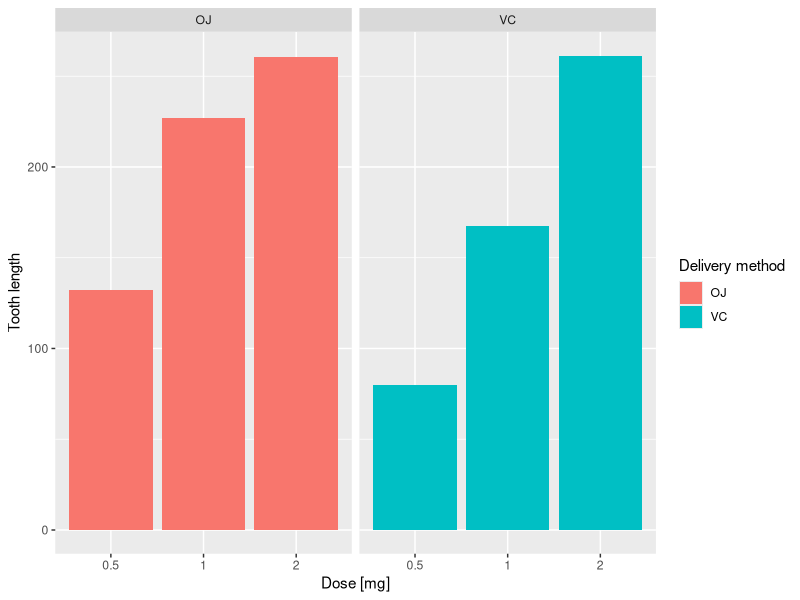
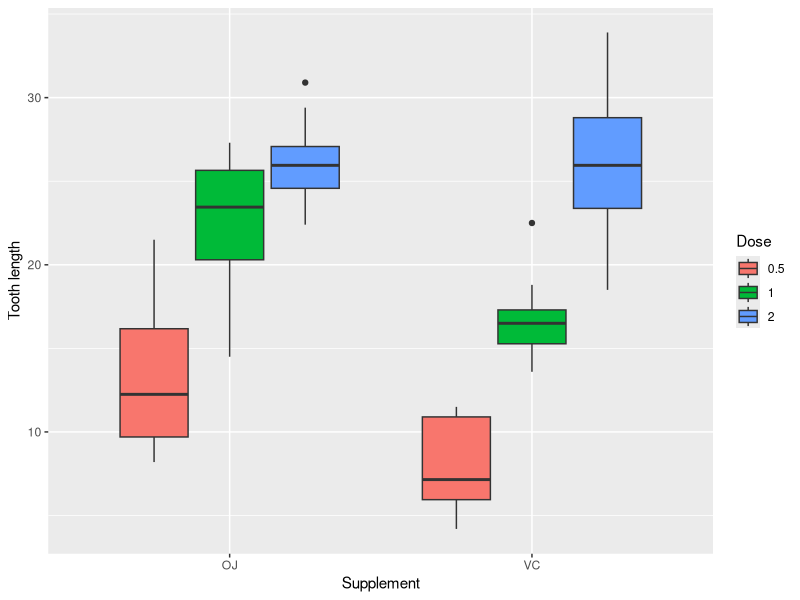

Recreate these plots in R, in order. (Note: this script raises an error after producing the figures.)
## ---- chunk 1
library(datasets)
tg <- ToothGrowth
tg$dose <- as.factor(tg$dose)
str(tg)
## ---- chunk 2
require(ggplot2)
ggplot(data=tg, aes(x=dose, y=len, fill=supp)) +
    geom_bar(stat="identity") + 
    facet_grid(. ~ supp) +
    xlab("Dose [mg]") + 
    ylab("Tooth length") + 
    guides(fill=guide_legend(title="Delivery method"))

ggplot(data=tg, aes(x=supp, y=len)) +
    geom_boxplot(aes(fill=dose)) +
    xlab("Supplement") +
    ylab("Tooth length") + 
    guides(fill=guide_legend(title="Dose"))
## ---- chunk 3
summary(tg)
## ---- chunk 4
t.test(len ~ supp,tg[tg$dose==0.5,],paired=FALSE,var.equal=TRUE)
## ---- chunk 5
t.test(len ~ supp,tg[tg$dose==1,],paired=FALSE,var.equal=TRUE)
## ---- chunk 6
t.test(len ~ supp,tg[tg$dose==2,],paired=FALSE,var.equal=TRUE)
## ---- chunk 7
t.test(len ~ dose,tg[tg$dose!=2,],paired=FALSE, var.equal=TRUE)
## ---- chunk 8
t.test(len ~ dose,tg[tg$dose!=0.5,],paired=FALSE, var.equal=TRUE)
